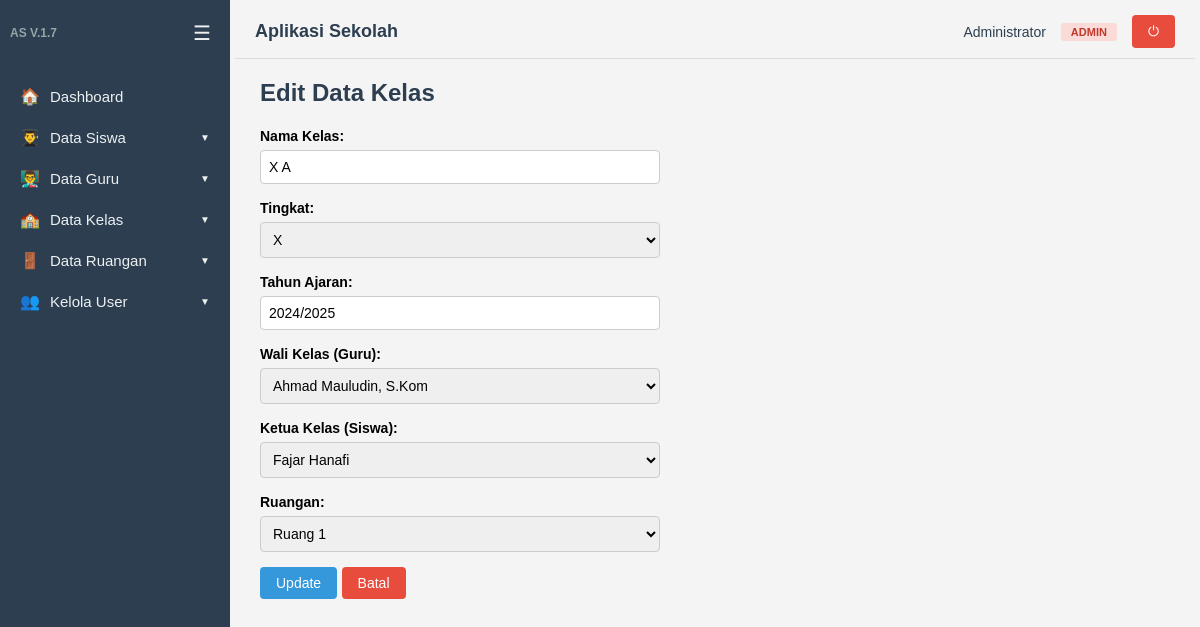
The app's page /kelas/edit.php?id=1 (signed in) with its own data.
### tables this page shows
CREATE TABLE `datakelas` (
  `id_kelas` int(11) NOT NULL,
  `namakelas` varchar(100) NOT NULL,
  `tingkat` enum('X','XI','XII') NOT NULL,
  `tahunajaran` varchar(20) NOT NULL,
  `idguru` int(11) DEFAULT NULL,
  `idsiswa` int(11) DEFAULT NULL,
  `idruang` int(11) DEFAULT NULL
);

CREATE TABLE `dataguru` (
  `id` int(5) NOT NULL,
  `nama` varchar(50) NOT NULL,
  `nip` varchar(20) NOT NULL,
  `mapel` varchar(50) NOT NULL,
  `alamat` varchar(100) DEFAULT NULL,
  `foto` varchar(100) DEFAULT NULL
);

CREATE TABLE `datasiswa` (
  `id` int(5) NOT NULL,
  `nama` varchar(50) NOT NULL,
  `status` enum('aktif','tidak aktif') NOT NULL DEFAULT 'aktif',
  `tanggal_lahir` date NOT NULL,
  `alamat` varchar(100) NOT NULL,
  `foto` varchar(100) DEFAULT NULL,
  `id_kelas` int(11) DEFAULT NULL
);

CREATE TABLE `dataruang` (
  `id_ruang` int(11) NOT NULL,
  `nama_ruang` varchar(100) NOT NULL,
  `kapasitas` int(11) DEFAULT 0,
  `keterangan` text DEFAULT NULL,
  `foto` varchar(100) DEFAULT NULL
);

### kelas/edit.php (the view, shortened to what this page needs)
<?php
include dirname(__DIR__) . '/auth.php';
$id = isset($_GET['id']) ? (int)$_GET['id'] : 0;
$data = mysqli_query($koneksi, "SELECT * FROM datakelas WHERE id_kelas=$id");
$kelas = mysqli_fetch_assoc($data);
$guru = mysqli_query($koneksi, "
    SELECT g.id, g.nama
    FROM dataguru g
    WHERE g.id NOT IN (
        SELECT idguru FROM datakelas WHERE idguru IS NOT NULL AND id_kelas != $id
    )
");
$siswa = mysqli_query($koneksi, "SELECT id, nama FROM datasiswa WHERE id_kelas = $id ORDER BY nama");
$ruang = mysqli_query($koneksi, "SELECT id_ruang, nama_ruang FROM dataruang");
include dirname(__DIR__) . '/layout/header.php';
?>
<h2>Edit Data Kelas</h2>
<form action="update.php" method="post">
    <label>Nama Kelas:</label><br>
    <input type="text" name="namakelas" value="<?= htmlspecialchars($kelas['namakelas']); ?>" required><br>
    <label>Tingkat:</label><br>
    <select name="tingkat" required>
        <option value="X" <?= $kelas['tingkat'] == 'X' ? 'selected' : ''; ?>>X</option>
    </select><br>
    <label>Tahun Ajaran:</label><br>
    <input type="text" name="tahunajaran" value="<?= htmlspecialchars($kelas['tahunajaran']); ?>" placeholder="Contoh: 2024/2025" required><br>
    <label>Wali Kelas (Guru):</label><br>
    <select name="idguru">
        <?php while ($g = mysqli_fetch_assoc($guru)) : ?>
            <option value="<?= $g['id']; ?>" <?= $kelas['idguru'] == $g['id'] ? 'selected' : ''; ?>>
                <?= htmlspecialchars($g['nama']); ?>
            </option>
        <?php endwhile; ?>
    </select>
    <br>
    <label>Ketua Kelas (Siswa):</label><br>
    <select name="idsiswa">
        <?php
        mysqli_data_seek($siswa, 0);
        while ($s = mysqli_fetch_assoc($siswa)) : ?>
            <option value="<?= $s['id']; ?>" <?= $kelas['idsiswa'] == $s['id'] ? 'selected' : ''; ?>>
                <?= htmlspecialchars($s['nama']); ?>
            </option>
        <?php endwhile; ?>
    </select>
    <br>
    <label>Ruangan:</label><br>
    <select name="idruang">
        <?php while ($r = mysqli_fetch_assoc($ruang)) : ?>
            <option value="<?= $r['id_ruang']; ?>" <?= $kelas['idruang'] == $r['id_ruang'] ? 'selected' : ''; ?>>
                <?= htmlspecialchars($r['nama_ruang']); ?>
            </option>
        <?php endwhile; ?>
    </select><br>
    <button class="btn" type="submit">Update</button>
    <a class="btn btn-danger" href="tampil.php">Batal</a>
</form>
<?php include dirname(__DIR__) . '/layout/footer.php'; ?>

### layout/header.php (style rules this page uses)
* { box-sizing: border-box; margin: 0; padding: 0; }
body { font-family: Arial, Helvetica, sans-serif; background: #f4f4f4; display: flex; min-height: 100vh; }
h2 { margin-bottom: 20px; color: #2c3e50; }
label { font-weight: bold; font-size: 14px; }
input[type=text], input[type=date], input[type=number], input[type=file], select { padding: 8px; width: 100%; max-width: 400px; margin: 5px 0 15px; border: 1px solid #ccc; border-radius: 4px; font-size: 14px; }
.btn { display: inline-block; background: #3498db; color: #fff; border: 0; padding: 8px 16px; border-radius: 4px; cursor: pointer; text-decoration: none; font-size: 14px; }
.btn-danger { background: #e74c3c; }

### records on screen
datakelas: namakelas "X A", tingkat "X", tahunajaran "2024/2025", idguru "Ahmad Mauludin, S.Kom", idsiswa "Fajar Hanafi", idruang "Ruang 1"

### other values on screen
$item['icon'] "🏠"
$item['label'] "Dashboard"
$item['icon'] "👨‍🎓"
$item['label'] "Data Siswa"
$item['icon'] "👨‍🏫"
$item['label'] "Data Guru"
$item['icon'] "🏫"
$item['label'] "Data Kelas"
$item['icon'] "🚪"
$item['label'] "Data Ruangan"
$item['icon'] "👥"
$item['label'] "Kelola User"
$user['nama_lengkap'] "Administrator"
$roleLabels[$user['role']] "ADMIN"
